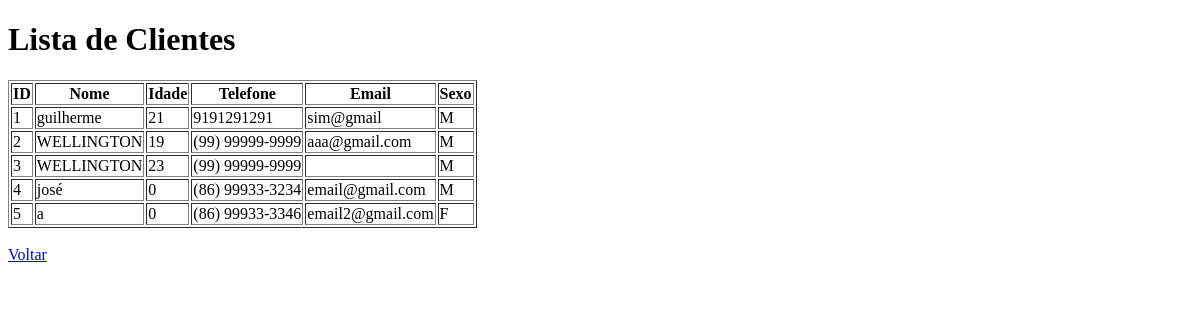
The page /gerenciar on the database as committed earlier.
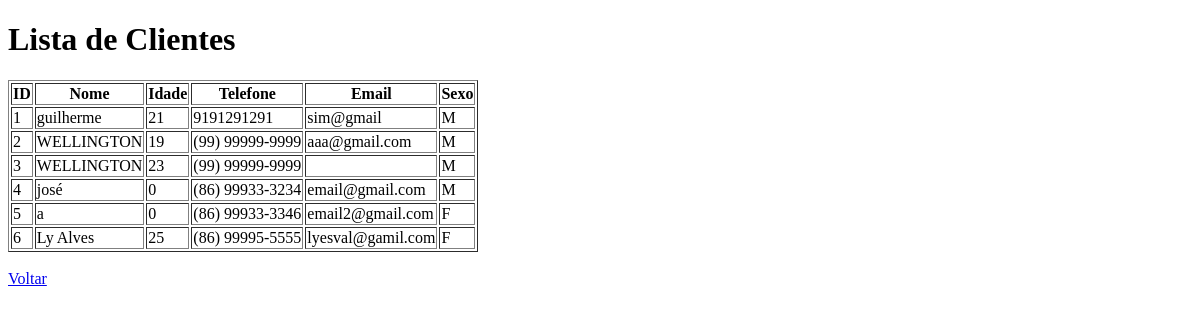
The same page on the database as committed later.
### tables this page shows
CREATE TABLE clientes (
                id INTEGER PRIMARY KEY AUTOINCREMENT, 
                nome TEXT NOT NULL, 
                idade INTEGER NOT NULL,
                telefone TEXT,
                email TEXT,
                sexo TEXT CHECK (sexo IN ('M', 'F'))
        );

### app/controllers.py (the view)
    @app.route("/gerenciar")
    def gerenciar_clientes():
        try:
            clientes = models.listar_clientes()
            return render_template('gerenciar_cliente.html', clientes=clientes)
        except Exception as e:
            return f"Erro ao buscar clientes: {str(e)}", 500

### app/models.py (called while the page is built)
def conectar():
    conexao = sqlite3.connect("cadastro_clientes.db")
    return conexao

def listar_clientes():
    conexao = conectar()
    conexao.row_factory = sqlite3.Row
    cursor = conexao.cursor()
    cursor.execute("SELECT * FROM clientes")
    clientes = cursor.fetchall()
    cursor.close()
    conexao.close()
    return clientes

### app/templates/gerenciar_cliente.html (shortened to what this page needs)
<!DOCTYPE html>
<html lang="pt-br">
<head>
</head>
<body>
    <h1>Lista de Clientes</h1>
    <table border="1">
        <thead>
            <tr>
                <th>ID</th>
                <th>Nome</th>
                <th>Idade</th>
                <th>Telefone</th>
                <th>Email</th>
                <th>Sexo</th>
            </tr>
        </thead>
        <tbody>
            {% for cliente in clientes %}
            <tr>
                <td>{{ cliente.id }}</td>
                <td>{{ cliente.nome }}</td>
                <td>{{ cliente.idade }}</td>
                <td>{{ cliente.telefone }}</td>
                <td>{{ cliente.email }}</td>
                <td>{{ cliente.sexo }}</td>
            </tr>
            {% endfor %}
        </tbody>
    </table>
    <br>
    <a href="{{ url_for('pagina_inicial') }}">Voltar</a>
</body>
</html>

Rows that differ between the two databases and show on the page:
added clientes: id "6", nome "Ly Alves", idade "25", telefone "(86) 99995-5555", email "lyesval@gamil.com", sexo "F"
